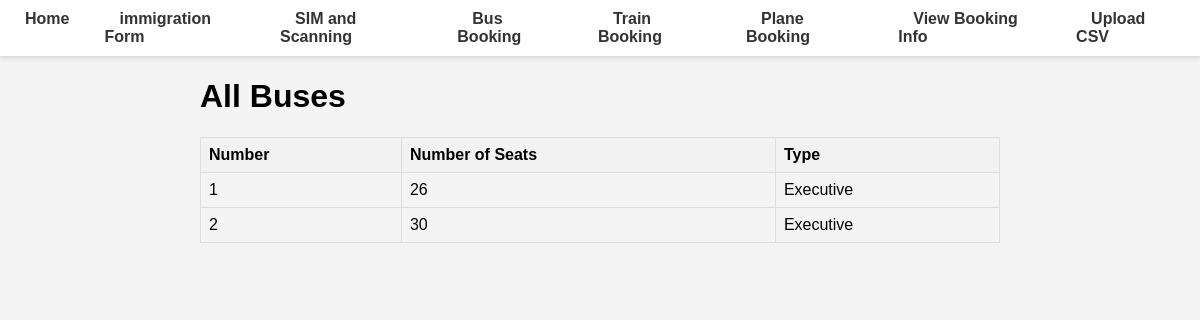
Page /view-buses/ on the earlier database version.
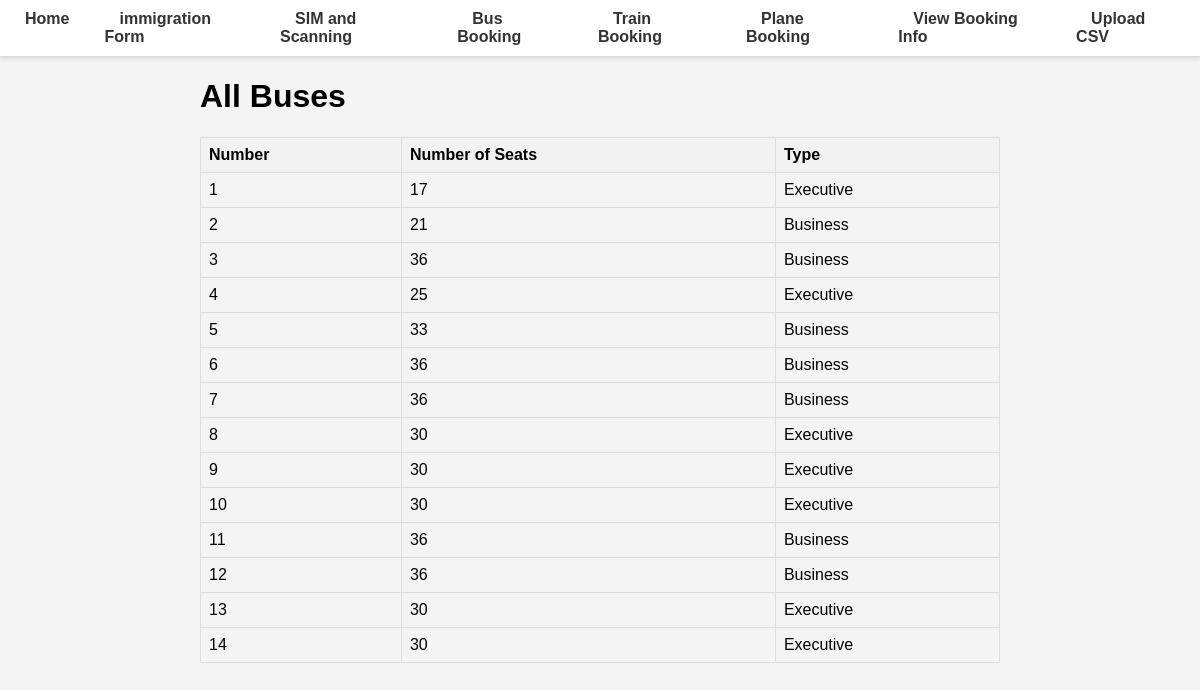
Same page on the later database version.
### database.py (models this page shows)
class Transport(Base):
    __tablename__ = "transport"
    id = Column(Integer, primary_key=True, index=True)
    departure_time = Column(Date, nullable=True)
    type = Column(String, nullable=False)
    transport_type = Column(String, nullable=False)
    __mapper_args__ = {
        'polymorphic_on': transport_type,
        'polymorphic_identity': 'transport'
    }

class Bus(Transport):
    __tablename__ = "bus"
    bus_id = Column(Integer, ForeignKey('transport.id'), primary_key=True)
    bus_number = Column(Integer, nullable=False)
    no_of_seats = Column(Integer, nullable=False)
    type = Column(String, index=True, nullable=True)
    __mapper_args__ = {
        'polymorphic_identity': 'bus',
    }

### main.py (the view)
@app.get("/view-buses/")
def view_buses(request: Request, db: Session = Depends(get_db)):
    buses = db.query(Bus).all()
    return templates.TemplateResponse("view_buses.html", {"request": request, "buses": buses})

### templates/view_buses.html
{% extends "base.html" %}
{% block content %}
<h1>All Buses</h1>
<table>
    <tr>
        <th>Number</th>
        <th>Number of Seats</th>
        <th>Type</th>
    </tr>
    {% for bus in buses %}
    <tr>
        <td>{{ bus.bus_number }}</td>
        <td>{{ bus.no_of_seats }}</td>
        <td>{{ bus.type }}</td>
    </tr>
    {% endfor %}
</table>
{% endblock %}

### templates/base.html (shortened to what this page needs)
<!DOCTYPE html>
<html lang="en">
<head>
    <link rel="stylesheet" href="/static/styles.css">
</head>
<body>
    <nav>
        <ul>
            <li><a href="/">Home</a></li>
            <li class="dropdown">
                <a href="/master-form">immigration Form</a>
            </li>
            <li class="dropdown">
                <a href="/mark-as-arrived-form/">SIM and Scanning</a>
            </li>
            <li class="dropdown">
                <a href="/bus-booking/">Bus Booking</a>
            </li>
            <li class="dropdown">
                <a href="/train-booking-form/">Train Booking</a>
            </li>
            <li class="dropdown">
                <a href="/bus-booking/">Plane Booking</a>
            </li>
            <li class="dropdown">
                <a href="/view-booking-info/">View Booking Info</a>
            </li>
            <li class="dropdown">
                <a href="/upload-csv/">Upload CSV</a>
            </li>
        </ul>
    </nav>
    <div class="container">
        {% block content %}{% endblock %}
    </div>
</body>
</html>

### static/styles.css (style rules this page uses)
body { font-family: Arial, sans-serif; margin: 0; padding: 0; background-color: #f4f4f4; }
nav { background-color: #fff; border-bottom: 1px solid #ddd; padding: 10px; display: flex; justify-content: center; box-shadow: 0 2px 4px rgba(0, 0, 0, 0.1); }
nav ul { list-style: none; margin: 0; padding: 0; display: flex; gap: 20px; }
nav ul li { display: inline; }
nav a { color: #333; text-decoration: none; font-weight: bold; padding: 10px 15px; border-radius: 3px; transition: background-color 0.3s, color 0.3s; }
.container { max-width: 800px; margin: 0 auto; }
table { width: 100%; border-collapse: collapse; margin-bottom: 20px; }
table, th, td { border: 1px solid #ddd; }
th, td { padding: 8px; text-align: left; }
th { background-color: #f2f2f2; }
.dropdown { display: inline-block; }

### templates/base.html (style rules this page uses)
.dropdown { position: relative; display: inline-block; }

Differences in the rows shown:
changed Bus (number 1 of 14 on the later page): no_of_seats "26" → "17"
changed Bus (number 2 of 14 on the later page): no_of_seats "30" → "21"; type "Executive" → "Business"
added Bus: bus_number "3", no_of_seats "36", type "Business"
added Bus: bus_number "4", no_of_seats "25", type "Executive"
added Bus: bus_number "5", no_of_seats "33", type "Business"
added Bus: bus_number "6", no_of_seats "36", type "Business"
added Bus: bus_number "7", no_of_seats "36", type "Business"
added Bus: bus_number "8", no_of_seats "30", type "Executive"
added Bus: bus_number "9", no_of_seats "30", type "Executive"
added Bus: bus_number "10", no_of_seats "30", type "Executive"
added Bus: bus_number "11", no_of_seats "36", type "Business"
added Bus: bus_number "12", no_of_seats "36", type "Business"
added Bus: bus_number "13", no_of_seats "30", type "Executive"
added Bus: bus_number "14", no_of_seats "30", type "Executive"
